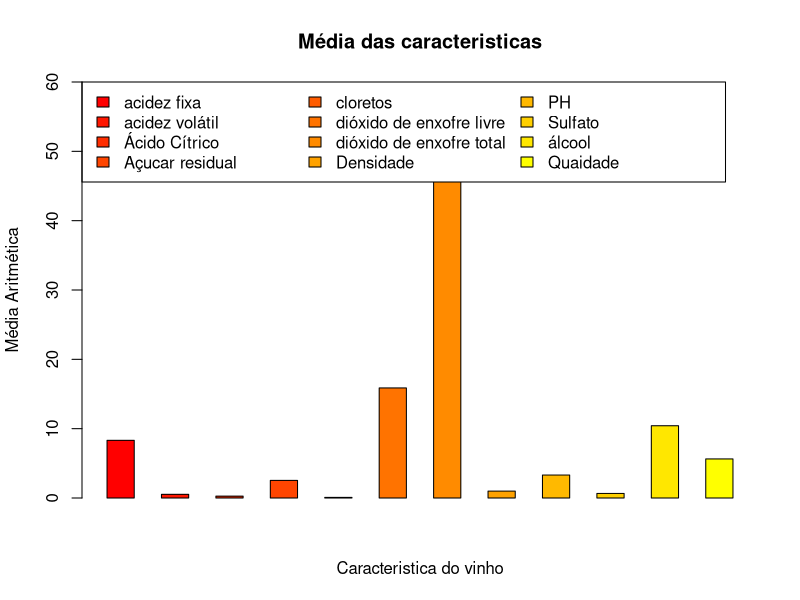
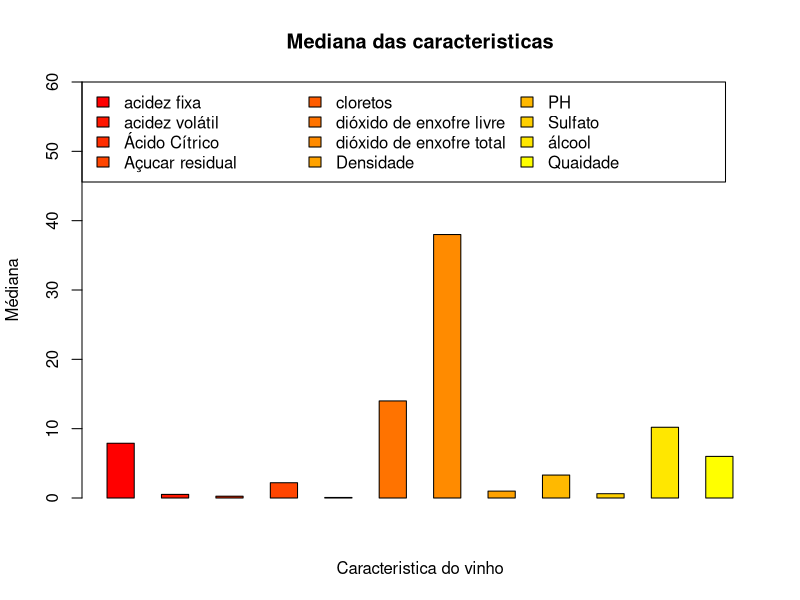
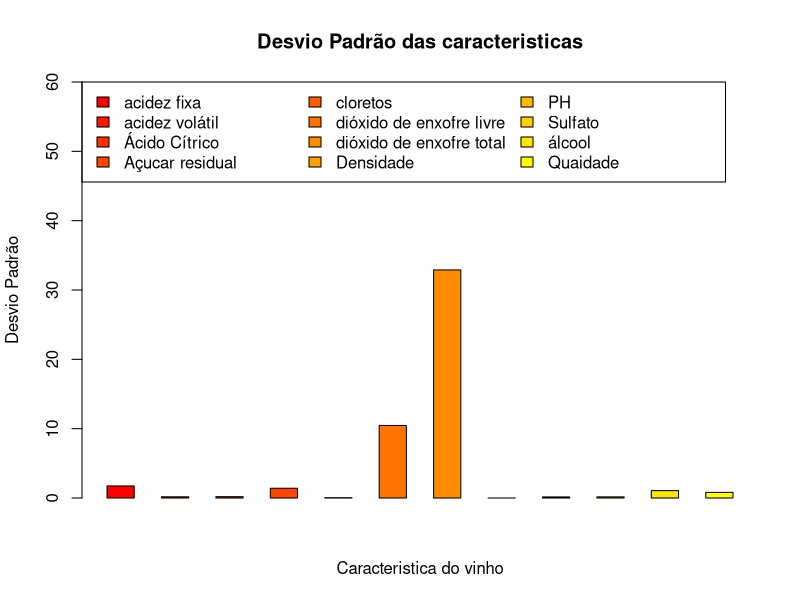
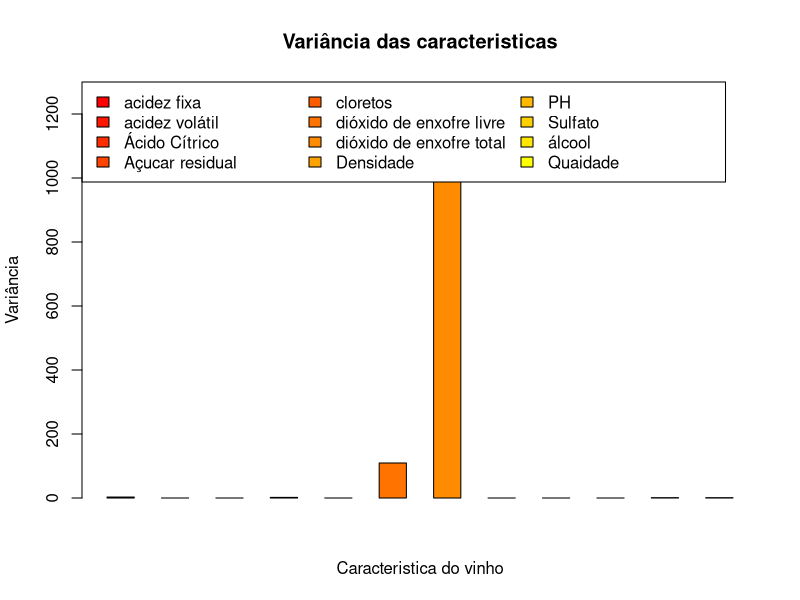
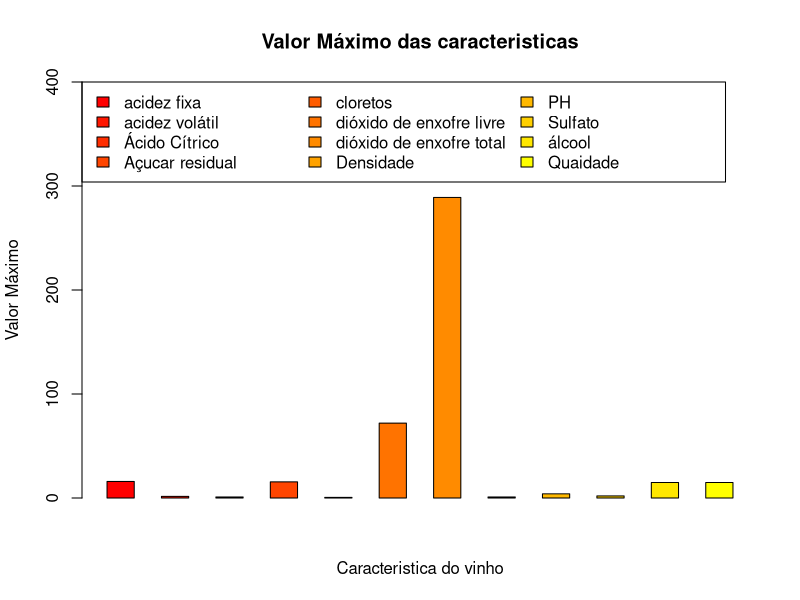
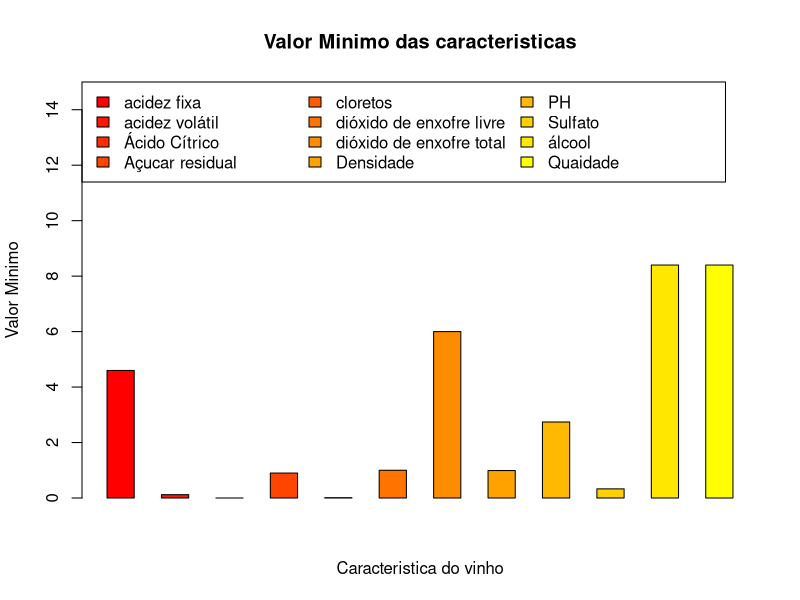

These figures' R source, in order:
library(tibble)
# set caminho dos dados
pathData <- '/home/felipe/Área de Trabalho/Analise de Dados/Vinho/DadosASeremAnalisados/food-wine-quality/data'
setwd(pathData)

# -------------------------------------------------------------------------
#Ler dados de vinhos tintos
redWine <- data.frame(read.csv(file = 'winequality_red.csv'))

df_estatistica <- tibble(Nome="acidez fixa", Media=mean(redWine$fixed_acidity), Mediana=median(redWine$fixed_acidity),desvioPadrao=sd(redWine$fixed_acidity),varianca=var(redWine$fixed_acidity), Maior=max(redWine$fixed_acidity), Menor=min(redWine$fixed_acidity))
df_estatistica <- add_row(df_estatistica, Nome="acidez volátil", Media=mean(redWine$volatile_acidity), Mediana=median(redWine$volatile_acidity),desvioPadrao=sd(redWine$volatile_acidity),varianca=var(redWine$volatile_acidity), Maior=max(redWine$volatile_acidity), Menor=min(redWine$volatile_acidity))
df_estatistica <- add_row(df_estatistica, Nome="Ácido Cítrico", Media=mean(redWine$citric_acid), Mediana=median(redWine$citric_acid),desvioPadrao=sd(redWine$citric_acid),varianca=var(redWine$citric_acid), Maior=max(redWine$citric_acid), Menor=min(redWine$citric_acid))
df_estatistica <- add_row(df_estatistica, Nome="Açucar residual", Media=mean(redWine$residual_sugar), Mediana=median(redWine$residual_sugar),desvioPadrao=sd(redWine$residual_sugar),varianca=var(redWine$residual_sugar), Maior=max(redWine$residual_sugar), Menor=min(redWine$residual_sugar))
df_estatistica <- add_row(df_estatistica, Nome="cloretos", Media=mean(redWine$chlorides), Mediana=median(redWine$chlorides),desvioPadrao=sd(redWine$chlorides),varianca=var(redWine$chlorides), Maior=max(redWine$chlorides), Menor=min(redWine$chlorides))
df_estatistica <- add_row(df_estatistica, Nome="dióxido de enxofre livre", Media=mean(redWine$free_sulfur_dioxide), Mediana=median(redWine$free_sulfur_dioxide),desvioPadrao=sd(redWine$free_sulfur_dioxide),varianca=var(redWine$free_sulfur_dioxide), Maior=max(redWine$free_sulfur_dioxide), Menor=min(redWine$free_sulfur_dioxide))
df_estatistica <- add_row(df_estatistica, Nome="dióxido de enxofre total", Media=mean(redWine$total_sulfur_dioxide), Mediana=median(redWine$total_sulfur_dioxide),desvioPadrao=sd(redWine$total_sulfur_dioxide),varianca=var(redWine$total_sulfur_dioxide), Maior=max(redWine$total_sulfur_dioxide), Menor=min(redWine$total_sulfur_dioxide))
df_estatistica <- add_row(df_estatistica, Nome="Densidade", Media=mean(redWine$density), Mediana=median(redWine$density),desvioPadrao=sd(redWine$density),varianca=var(redWine$density), Maior=max(redWine$density), Menor=min(redWine$density))
df_estatistica <- add_row(df_estatistica, Nome="PH", Media=mean(redWine$ph), Mediana=median(redWine$ph),desvioPadrao=sd(redWine$ph),varianca=var(redWine$ph), Maior=max(redWine$ph), Menor=min(redWine$ph))
df_estatistica <- add_row(df_estatistica, Nome="Sulfato", Media=mean(redWine$sulphates), Mediana=median(redWine$sulphates),desvioPadrao=sd(redWine$sulphates),varianca=var(redWine$sulphates), Maior=max(redWine$sulphates), Menor=min(redWine$sulphates))
df_estatistica <- add_row(df_estatistica, Nome="álcool", Media=mean(redWine$alcohol), Mediana=median(redWine$alcohol),desvioPadrao=sd(redWine$alcohol),varianca=var(redWine$alcohol), Maior=max(redWine$alcohol), Menor=min(redWine$alcohol))
df_estatistica <- add_row(df_estatistica, Nome="Quaidade", Media=mean(redWine$quality), Mediana=median(redWine$quality),desvioPadrao=sd(redWine$quality),varianca=var(redWine$alcohol), Maior=max(redWine$alcohol), Menor=min(redWine$alcohol))
df_estatistica

corDegrade <- colorRampPalette(c("red","yellow")) # Degradê de vermelho para amarelo

caracteristica_vinho=as.matrix(df_estatistica[1])

pathplot='/home/felipe/Área de Trabalho/Analise de Dados/Vinho/Gráficos/Estatistica'
setwd(pathplot)

pathnameFile = 'MediaCaracteristicas.jpeg'

# Gráfico da Média das caracteristicas
jpeg(filename = pathnameFile, width = 800, height = 800, units = "px", pointsize = 12,
     quality = 75, bg = "white")
  barplot(t(as.matrix(df_estatistica[2])),beside=TRUE,
          xlab = "Caracteristica do vinho",
          ylab = "Média Aritmética",
          ylim = c(0, 60),
          legend = caracteristica_vinho,
          args.legend = list(x = "topleft", 
                             ncol=3),
          col = corDegrade(12),
          main = "Média das caracteristicas")
dev.off()

# Gráfico da Mediana das caracteristicas
pathnameFile = 'MedianaCaracteristicas.jpeg'

jpeg(filename = pathnameFile, width = 800, height = 800, units = "px", pointsize = 12,
     quality = 75, bg = "white")
barplot(t(as.matrix(df_estatistica[3])),beside=TRUE,
        xlab = "Caracteristica do vinho",
        ylab = "Médiana",
        ylim = c(0, 60),
        legend = caracteristica_vinho,
        args.legend = list(x = "topleft", 
                           ncol=3),
        col = corDegrade(12),
        main = "Mediana das caracteristicas")
dev.off()

# Gráfico da Desvio Padrão das caracteristicas
pathnameFile = 'DesvioPadraoCaracteristicas.jpeg'

jpeg(filename = pathnameFile, width = 800, height = 800, units = "px", pointsize = 12,
     quality = 75, bg = "white")
barplot(t(as.matrix(df_estatistica[4])),beside=TRUE,
        xlab = "Caracteristica do vinho",
        ylab = "Desvio Padrão",
        ylim = c(0, 60),
        legend = caracteristica_vinho,
        args.legend = list(x = "topleft", 
                           ncol=3),
        col = corDegrade(12),
        main = "Desvio Padrão das caracteristicas")
dev.off()

# Gráfico da Variância das caracteristicas
pathnameFile = 'VarianciaCaracteristicas.jpeg'

jpeg(filename = pathnameFile, width = 800, height = 800, units = "px", pointsize = 12,
     quality = 75, bg = "white")
barplot(t(as.matrix(df_estatistica[5])),beside=TRUE,
        xlab = "Caracteristica do vinho",
        ylab = "Variância",
        ylim = c(0, 1300),
        legend = caracteristica_vinho,
        args.legend = list(x = "topleft", 
                           ncol=3),
        col = corDegrade(12),
        main = "Variância das caracteristicas")
dev.off()

# Gráfico do valor máximo das caracteristicas
pathnameFile = 'MenorValorCaracteristicas.jpeg'

jpeg(filename = pathnameFile, width = 800, height = 800, units = "px", pointsize = 12,
     quality = 75, bg = "white")
barplot(t(as.matrix(df_estatistica[6])),beside=TRUE,
        xlab = "Caracteristica do vinho",
        ylab = "Valor Máximo",
        ylim = c(0, 400),
        legend = caracteristica_vinho,
        args.legend = list(x = "topleft", 
                           ncol=3),
        col = corDegrade(12),
        main = "Valor Máximo das caracteristicas")
dev.off()

# Gráfico do valor minimo das caracteristicas
pathnameFile = 'MenorValorCaracteristicas.jpeg'

jpeg(filename = pathnameFile, width = 800, height = 800, units = "px", pointsize = 12,
     quality = 75, bg = "white")
barplot(t(as.matrix(df_estatistica[7])),beside=TRUE,
        xlab = "Caracteristica do vinho",
        ylab = "Valor Minimo",
        ylim = c(0, 15),
        legend = caracteristica_vinho,
        args.legend = list(x = "topleft", 
                           ncol=3),
        col = corDegrade(12),
        main = "Valor Minimo das caracteristicas")
dev.off()